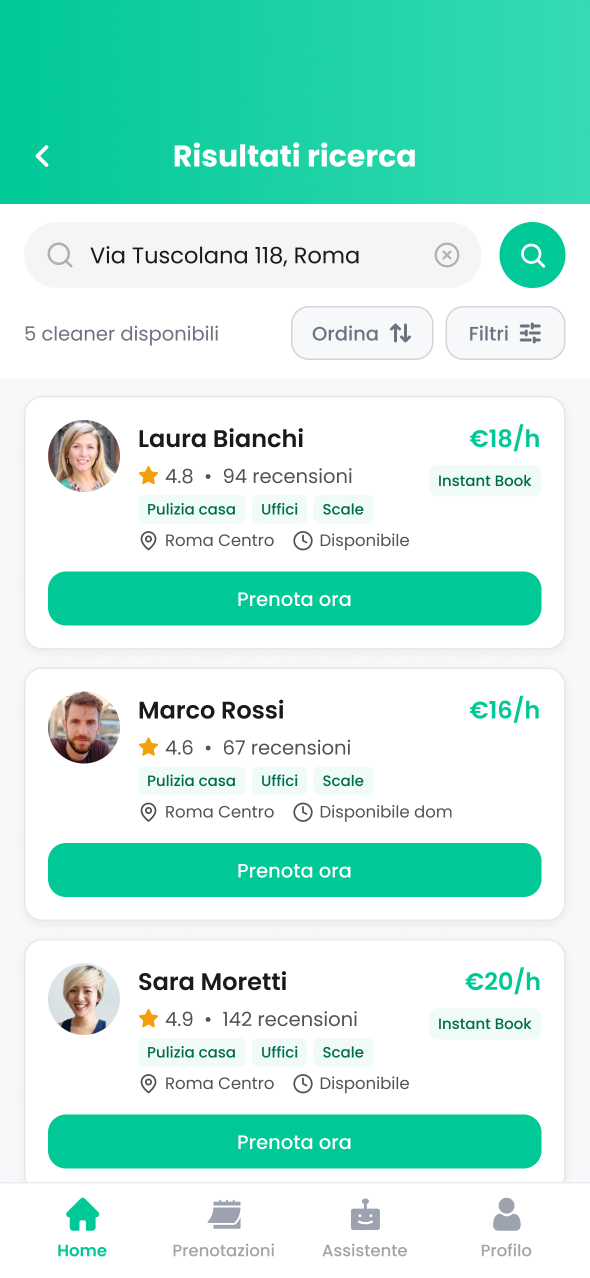
#> input picture assets/img/screen-step2-cleaner.png, 1179 x 2556 px (shown at 1/2 size)
$ python cut-card.py
#> lines starting #> are read from the running program, lines starting #| are printed output that depends on the picture; after the words box and inside, x2 and y2 are one past the last pixel; in counts of white or black regions, pixels touching at a corner belong together; long printed decimals are rounded
#!/usr/bin/env python3
"""Ritaglia la card "Laura Bianchi" dallo screen Figma del passo 2 e produce la texture con alpha
per l'overlay 3D (assets/img/tiles/card-laura.png).

Uso: python3 tools/screen-storyboard/cut-card.py

Il box della card viene rilevato sul PNG sorgente (card bianca su sfondo grigio #f7f8fa) cercando il
primo e l'ultimo pixel bianco nella zona dei risultati; il raggio degli angoli dal primo pixel bianco
della riga superiore. Intorno al box resta un margine trasparente (MARGIN) cosi' il bordo lo definisce
l'alpha della texture e non il piano Three.js.

Lo screen sorgente e' 1179x2556 ma nel video e' mostrato a 1170x2532: lo script stampa i box gia'
riscalati nello spazio 1170x2532 da riportare in assets/js/screen-timeline.js (CARD) e in
tools/screen-storyboard/index.html (#cardHi, cardPatch, #prenotaPress).
"""
import os
import numpy as np
from PIL import Image, ImageDraw

HERE = os.path.dirname(os.path.abspath(__file__))
ROOT = os.path.abspath(os.path.join(HERE, '..', '..'))
SRC = os.path.join(ROOT, 'assets', 'img', 'screen-step2-cleaner.png')
OUT = os.path.join(ROOT, 'assets', 'img', 'tiles', 'card-laura.png')
VIDEO_W, VIDEO_H = 1170, 2532
MARGIN = 12          # px sorgente di trasparenza intorno alla card
ZONE_X = (40, 1140)  # colonne in cui cercare la prima card (le righe partono dall'area grigia)
SS = 4               # supersampling della maschera per angoli antialiasati

src = Image.open(SRC).convert('RGB')
W, H = src.size
#> W = 1179; H = 2556
sx, sy = VIDEO_W / W, VIDEO_H / H
#> sx = 0.992; sy = 0.991
a = np.array(src).astype(int)
white = (a[:, :, 0] >= 250) & (a[:, :, 1] >= 250) & (a[:, :, 2] >= 250)
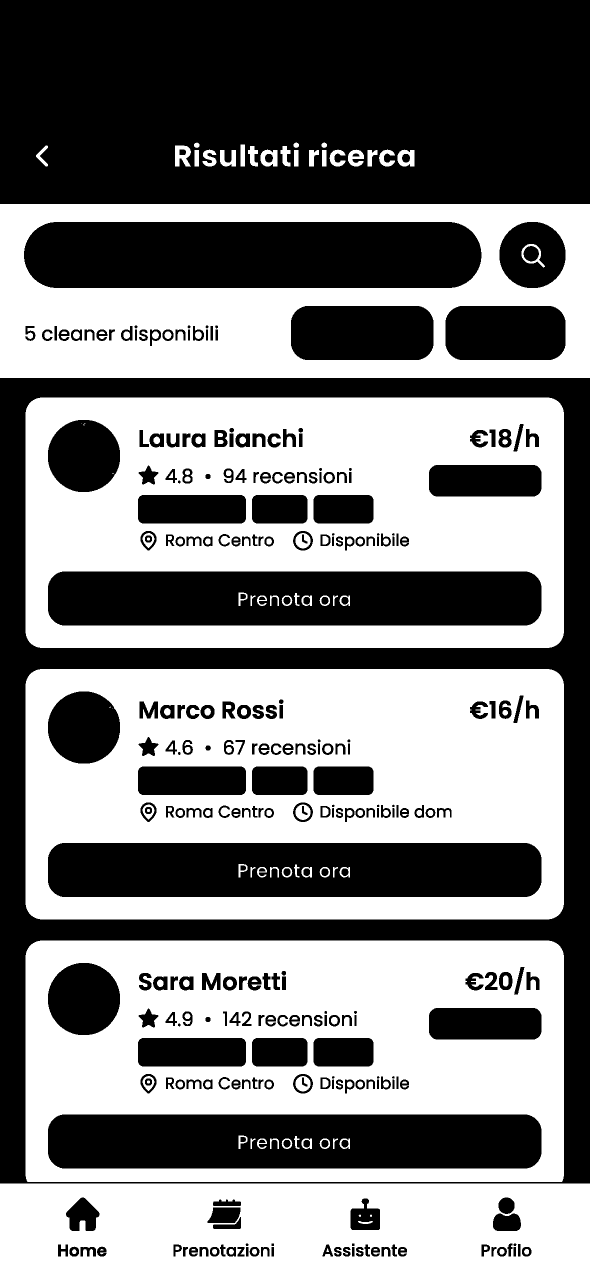
#> white: shape (2556, 1179) bool (shown at 1/2 size); 50.3% white; 310 black regions (6 under 20 px), largest, box (x1, y1, x2, y2) and area: (0, 0, 1179, 408) 471091, (0, 756, 1179, 2367) 302506, (48, 444, 963, 576) 117015

# L'area risultati e' grigia (#f7f8fa): parte da li', non dal bianco della barra di ricerca sopra
bg = (np.abs(a[:, :, 0] - 247) <= 4) & (np.abs(a[:, :, 1] - 248) <= 4) & (np.abs(a[:, :, 2] - 250) <= 4)
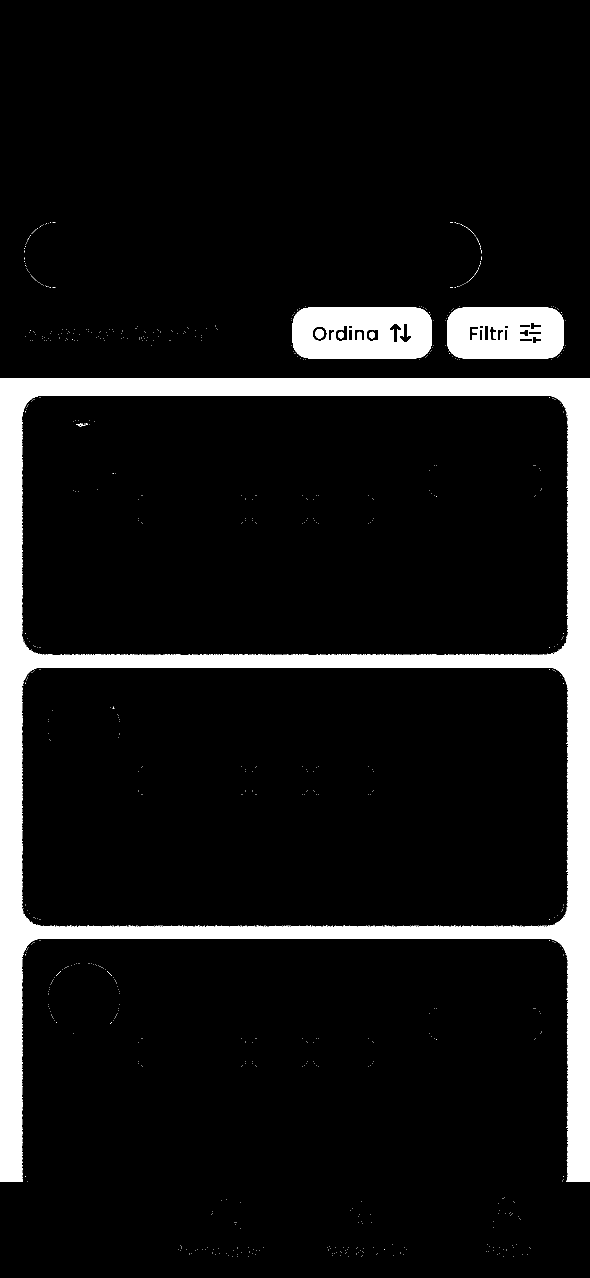
#> bg: shape (2556, 1179) bool (shown at 1/2 size); 9.5% white; 901 white regions (894 under 20 px), largest, box (x1, y1, x2, y2) and area: (0, 756, 1179, 2364) 238982, (585, 615, 864, 717) 24525, (894, 615, 1128, 717) 20888
results_top = int(np.where(bg[400:, 20])[0][0]) + 400
#> results_top = 756
x0, x1 = ZONE_X
sub = white[results_top:results_top + 1000, x0:x1]
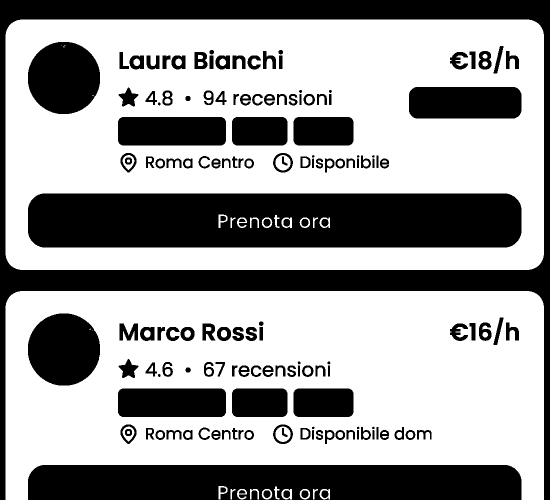
#> sub: shape (1000, 1100) bool (shown at 1/2 size); 62.4% white; 156 black regions (4 under 20 px), largest, box (x1, y1, x2, y2) and area: (0, 0, 1100, 1000) 111701, (56, 387, 1043, 495) 103101, (56, 930, 1043, 1000) 66099
has = sub.sum(axis=1) > 0
first = int(np.where(has)[0][0])
#> first = 39
last = first
#> last = 39
while last + 1 < len(has) and has[last + 1]:
    last += 1
#> after the loop, last = 539
top, bot = results_top + first, results_top + last
#> top = 795; bot = 1295
mid = (top + bot) // 2
#> mid = 1045
run = np.where(white[mid, x0:x1])[0]
#> run = 666 values from 11 to 1087
left, right = x0 + run[0], x0 + run[-1]
#> left = 51; right = 1127
radius = int(np.where(white[top, :])[0][0] - left)
#> radius = 29
cw, ch = right - left + 1, bot - top + 1
#> cw = 1077; ch = 501

# Bottone "Prenota ora" (verde brand #00C896) dentro la card
green = (np.abs(a[:, :, 0]) < 25) & (np.abs(a[:, :, 1] - 200) < 25) & (np.abs(a[:, :, 2] - 150) < 25)
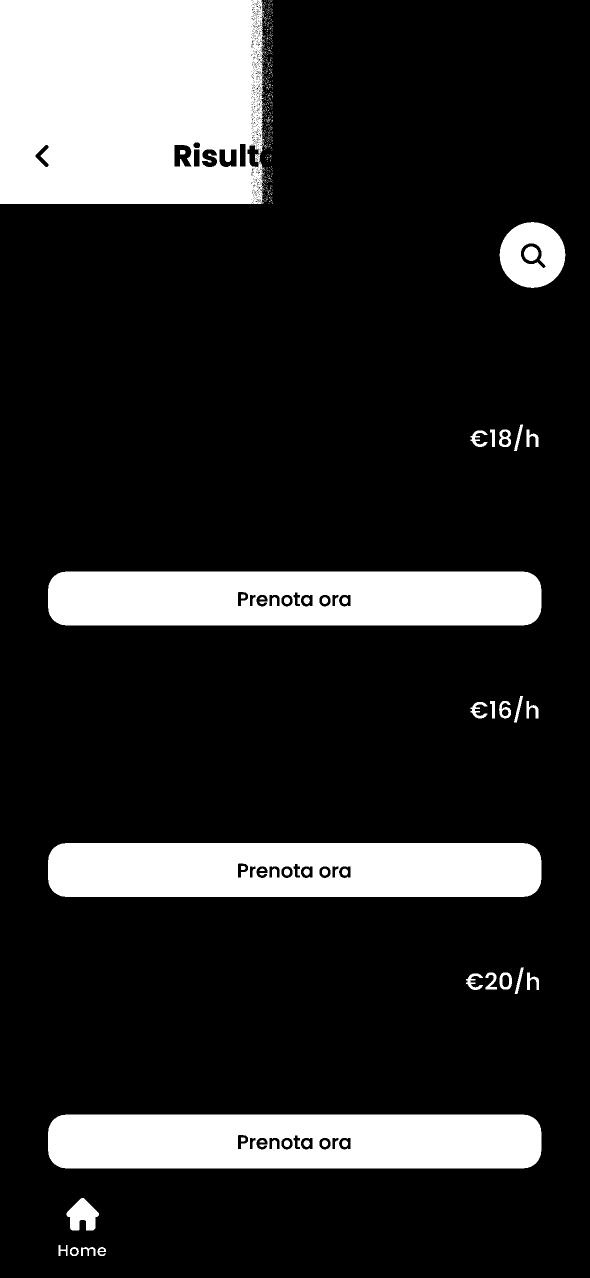
#> green: shape (2556, 1179) bool (shown at 1/2 size); 17.9% white; 623 white regions (578 under 20 px), largest, box (x1, y1, x2, y2) and area: (0, 0, 531, 408) 208076, (96, 1143, 1083, 1251) 102180, (96, 1686, 1083, 1794) 102180
g = green[top:bot + 1, left:right + 1]
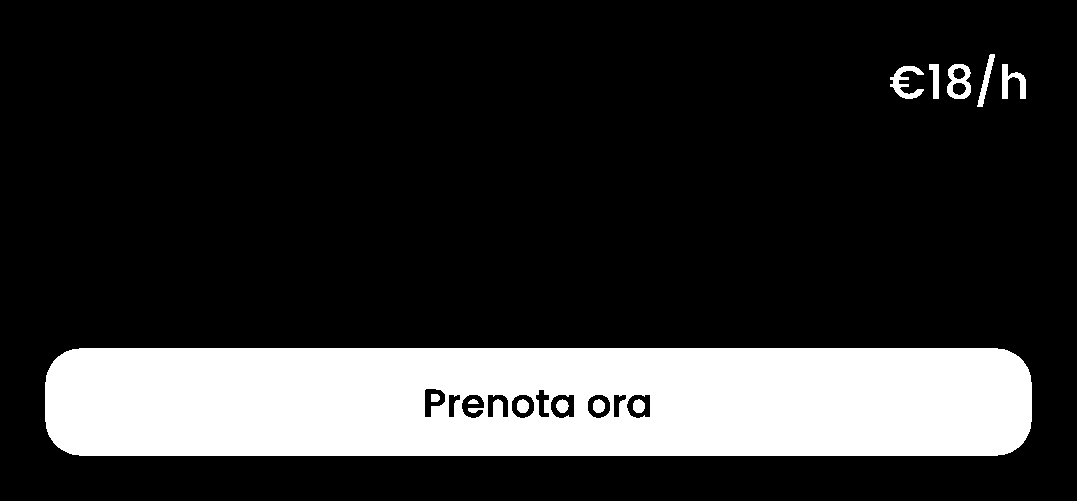
#> g: shape (501, 1077) bool; 19.4% white; 12 white regions, largest, box (x1, y1, x2, y2) and area: (45, 348, 1032, 456) 102180, (890, 66, 924, 99) 491, (947, 64, 971, 99) 480
gr = np.where(g.sum(axis=1) > cw * 0.5)[0]
#> gr = 108 values from 348 to 455
gc = np.where(g[gr].sum(axis=0) > 0)[0]
#> gc = 987 values from 45 to 1031
btn = (left + gc[0], top + gr[0], left + gc[-1] + 1, top + gr[-1] + 1)
#> btn = (96, 1143, 1083, 1251)

# Texture: crop con margine, alpha = rettangolo arrotondato della card
bx0, by0, bx1, by1 = left - MARGIN, top - MARGIN, right + 1 + MARGIN, bot + 1 + MARGIN
#> bx0 = 39; by0 = 783; bx1 = 1140; by1 = 1308
tex = src.crop((bx0, by0, bx1, by1)).convert('RGBA')
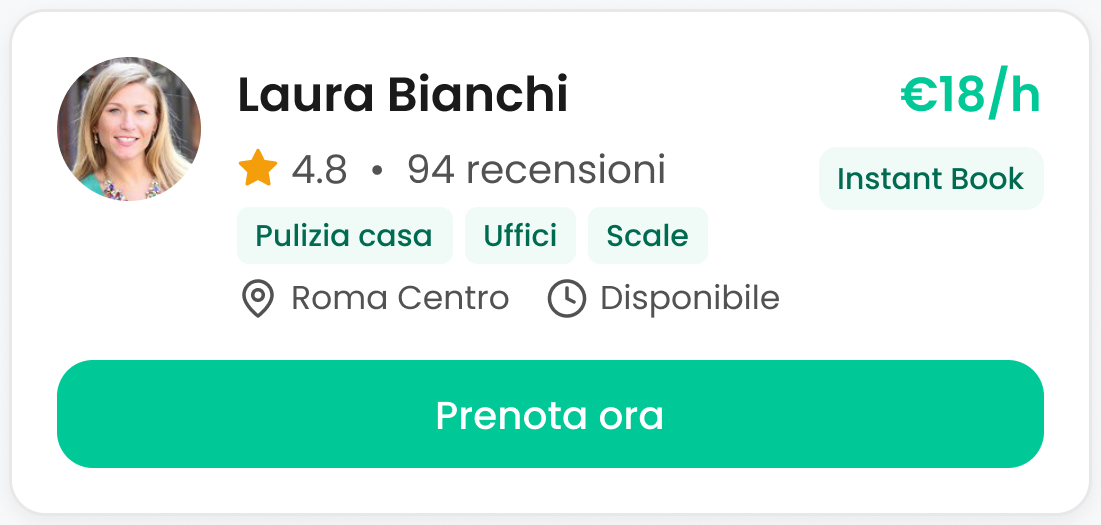
#> tex: PIL image 1101x525 RGBA; mean R, G, B, A 198.6, 235.8, 225.8, 255
tw, th = tex.size
#> tw = 1101; th = 525
mask_ss = Image.new('L', (tw * SS, th * SS), 0)
#> mask_ss: PIL image 4404x2100 L; every value is 0
ImageDraw.Draw(mask_ss).rounded_rectangle(
    (MARGIN * SS, MARGIN * SS, (MARGIN + cw) * SS - 1, (MARGIN + ch) * SS - 1), radius=radius * SS, fill=255)
#> mask_ss: PIL image 4404x2100 L; 93.2% white; 1 black region, box (x1, y1, x2, y2) and area: (0, 0, 4404, 2100) 626856
mask = mask_ss.resize((tw, th), Image.LANCZOS)
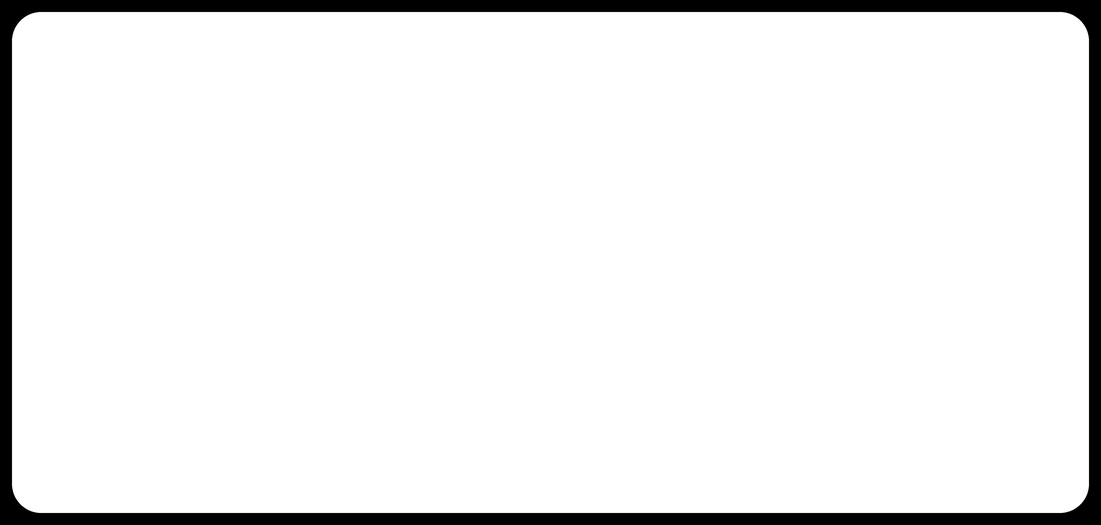
#> mask: PIL image 1101x525 L; min 0, max 255, mean 237.7
rgb = np.array(tex)[:, :, :3]
alpha = np.array(mask)
# fuori dalla card il colore resta bianco: niente frangia scura sui bordi antialiasati
rgb = np.where(alpha[:, :, None] == 0, 255, rgb).astype(np.uint8)
out = np.dstack([rgb, alpha]).astype(np.uint8)
Image.fromarray(out, 'RGBA').save(OUT, optimize=True)

def box_video(x0, y0, x1, y1):
    return (x0 * sx, y0 * sy, (x1 - x0) * sx, (y1 - y0) * sy)

print('sorgente %dx%d, scala video sx=%.6f sy=%.6f' % (W, H, sx, sy))
#| sorgente 1179x2556, scala video sx=0.9924 sy=0.9906
print('card sorgente px: x %d..%d y %d..%d (w %d h %d) raggio %d' % (left, right, top, bot, cw, ch, radius))
#| card sorgente px: x 51..1127 y 795..1295 (w 1077 h 501) raggio 29
print('texture %s: %dx%d (margine %d)' % (os.path.relpath(OUT, ROOT), tw, th, MARGIN))
#| texture assets/img/tiles/card-laura.png: 1101x525 (margine 12)
cx, cy, cww, chh = box_video(bx0, by0, bx1, by1)
#> cx = 38.7; cy = 775.6; cww = 1092.6; chh = 520.1
print('CARD (screen-timeline.js, spazio 1170x2532, texture con margine): x %.1f y %.1f w %.1f h %.1f' % (cx, cy, cww, chh))
#| CARD (screen-timeline.js, spazio 1170x2532, texture con margine): x 38.7 y 775.6 w 1092.6 h 520.1
hx, hy, hw, hh = box_video(left, top, right + 1, bot + 1)
#> hx = 50.61; hy = 787.5; hw = 1068.8; hh = 496.3
print('#cardHi (storyboard): left %.0f top %.0f width %.0f height %.0f radius %.0f' % (hx, hy, hw, hh, radius * sx))
#| #cardHi (storyboard): left 51 top 788 width 1069 height 496 radius 29
print('cardPatch (storyboard): left %.0f top %.0f width %.0f height %.0f' % (round(cx), round(cy), round(cww), round(chh)))
#| cardPatch (storyboard): left 39 top 776 width 1093 height 520
px, py, pw, ph = box_video(*btn)
#> px = 95.27; py = 1132.3; pw = 979.5; ph = 107
print('#prenotaPress (storyboard): left %.0f top %.0f width %.0f height %.0f radius %.0f' % (px, py, pw, ph, ph / 2))
#| #prenotaPress (storyboard): left 95 top 1132 width 979 height 107 radius 53
